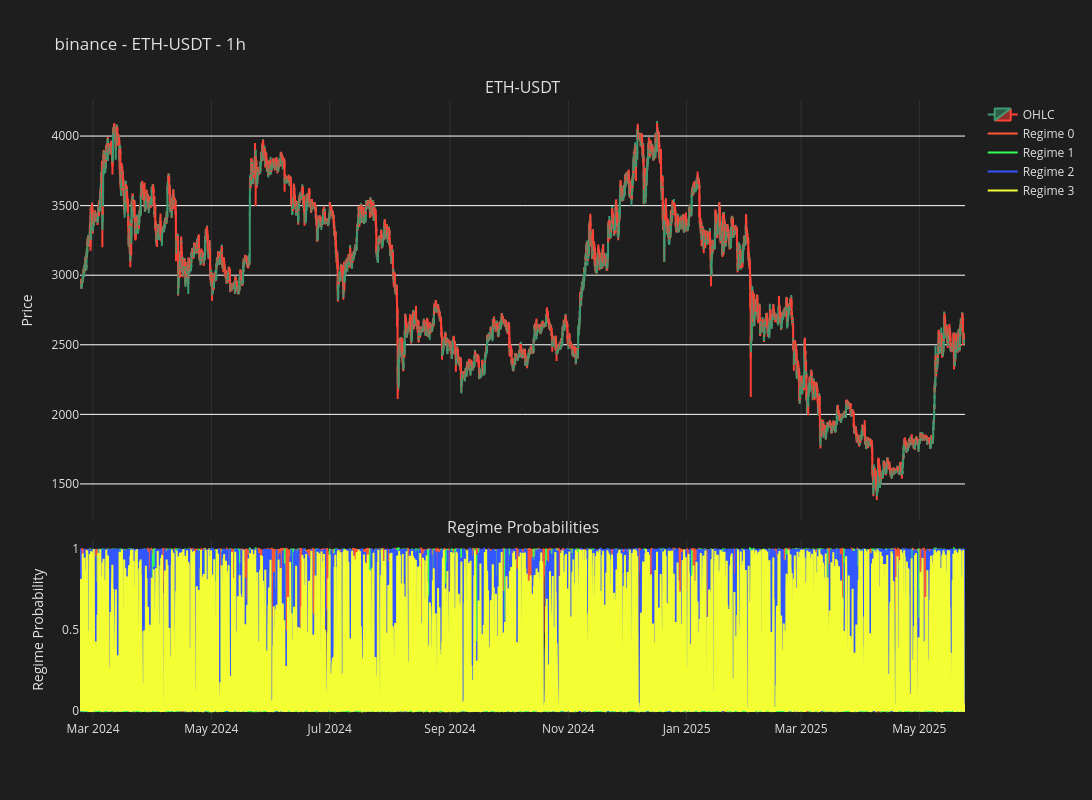

Notebook source saved alongside this figure:
### Code cell
import plotly.graph_objects as go
from plotly.subplots import make_subplots

# Create figure with secondary y-axis
fig = make_subplots(
    rows=2, cols=1, shared_xaxes=True, vertical_spacing=0.03, 
    subplot_titles=(trading_pair, 'Regime Probabilities'),
    row_heights=[0.7, 0.3]
)

# Add candlestick
fig.add_trace(go.Candlestick(x=candles_df.index,
                             open=candles_df['open'],
                             high=candles_df['high'],
                             low=candles_df['low'],
                             close=candles_df['close'],
                             name='OHLC'),
              row=1, col=1)


regime_colors = ['#FF5733', '#33FF57', '#3357FF', '#F3FF33']  # Choose your colors
for i in range(4):
    fig.add_trace(
        go.Scatter(
            x=candles_df.index,
            y=regime_probs[:, i] if isinstance(regime_probs, np.ndarray) else regime_probs.iloc[:, i],
            mode='lines',
            name=f'Regime {i}',
            line=dict(color=regime_colors[i], width=2)
        ),
        row=2, col=1
    )


# Update layout for dark theme
fig.update_layout(
    title=f'{CONNECTOR_NAME} - {trading_pair} - {INTERVALS}',
    width=1200, height=800,
    font=dict(color='#e1e1e1'),
    plot_bgcolor='#1e1e1e',
    paper_bgcolor='#1e1e1e',
    xaxis_rangeslider_visible=False,
    legend=dict(bgcolor='rgba(0,0,0,0)'),
    yaxis=dict(title='Price'),
    yaxis2=dict(title='Regime Probability', showgrid=False),
    showlegend=True
)

# Update axes
fig.update_xaxes(showgrid=True, gridwidth=1, gridcolor='#323232', zeroline=False)
# fig.update_yaxes(showgrid=True, gridwidth=1, gridcolor='#323232', zeroline=False)

# Show the plot
fig.show()

### Figure 1 — Plotly figure (JSON) as saved in the notebook; plotly's stock layout.template omitted (floating-point values rounded to 4 significant figures; data arrays with more than 128 entries replaced by an {"elided": "..."} marker saying what was removed)
{"data": [{"close": {"elided": "10950 float values"}, "high": {"elided": "10950 float values"}, "low": {"elided": "10950 float values"}, "name": "OHLC", "open": {"elided": "10950 float values"}, "type": "candlestick", "x": {"elided": "10950 str values"}, "xaxis": "x", "yaxis": "y"}, {"line": {"color": "#FF5733", "width": 2}, "mode": "lines", "name": "Regime 0", "type": "scatter", "x": {"elided": "10950 str values"}, "xaxis": "x2", "y": {"elided": "10950 float values"}, "yaxis": "y2"}, {"line": {"color": "#33FF57", "width": 2}, "mode": "lines", "name": "Regime 1", "type": "scatter", "x": {"elided": "10950 str values"}, "xaxis": "x2", "y": {"elided": "10950 float values"}, "yaxis": "y2"}, {"line": {"color": "#3357FF", "width": 2}, "mode": "lines", "name": "Regime 2", "type": "scatter", "x": {"elided": "10950 str values"}, "xaxis": "x2", "y": {"elided": "10950 float values"}, "yaxis": "y2"}, {"line": {"color": "#F3FF33", "width": 2}, "mode": "lines", "name": "Regime 3", "type": "scatter", "x": {"elided": "10950 str values"}, "xaxis": "x2", "y": {"elided": "10950 float values"}, "yaxis": "y2"}], "layout": {"annotations": [{"font": {"size": 16}, "showarrow": false, "text": "ETH-USDT", "x": 0.5, "xanchor": "center", "xref": "paper", "y": 1.0, "yanchor": "bottom", "yref": "paper"}, {"font": {"size": 16}, "showarrow": false, "text": "Regime Probabilities", "x": 0.5, "xanchor": "center", "xref": "paper", "y": 0.291, "yanchor": "bottom", "yref": "paper"}], "font": {"color": "#e1e1e1"}, "height": 800, "legend": {"bgcolor": "rgba(0,0,0,0)"}, "paper_bgcolor": "#1e1e1e", "plot_bgcolor": "#1e1e1e", "showlegend": true, "title": {"text": "binance - ETH-USDT - 1h"}, "width": 1200, "xaxis": {"anchor": "y", "domain": [0, 1], "gridcolor": "#323232", "gridwidth": 1, "matches": "x2", "rangeslider": {"visible": false}, "showgrid": true, "showticklabels": false, "zeroline": false}, "xaxis2": {"anchor": "y2", "domain": [0, 1], "gridcolor": "#323232", "gridwidth": 1, "showgrid": true, "zeroline": false}, "yaxis": {"anchor": "x", "domain": [0.321, 1.0], "title": {"text": "Price"}}, "yaxis2": {"anchor": "x2", "domain": [0, 0.291], "showgrid": false, "title": {"text": "Regime Probability"}}}}
